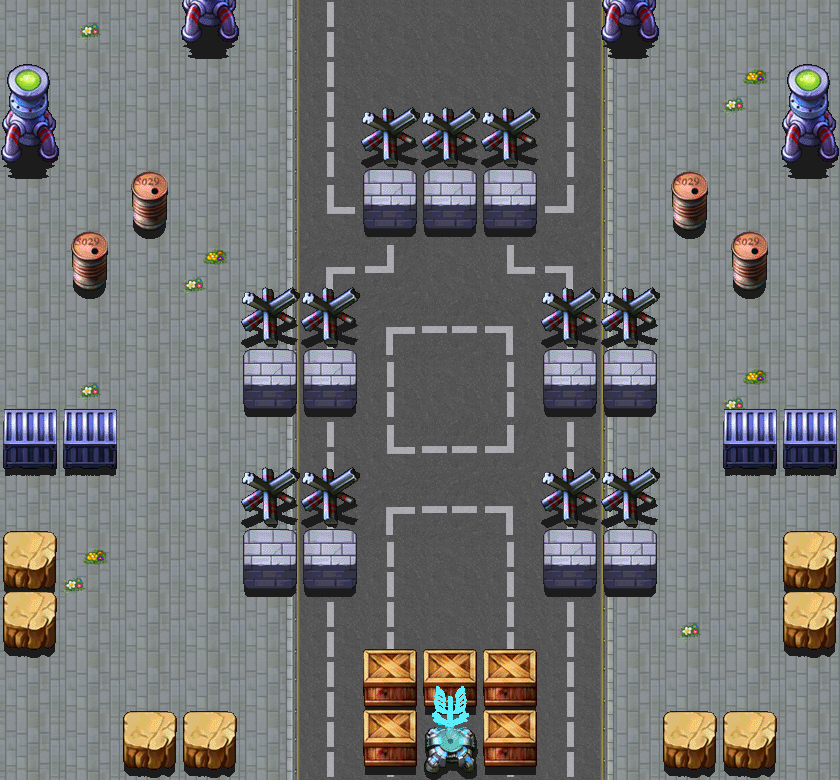

A 2D game scene composited from a Tiled map and its tileset images. What follows is a short description and the map's XML, with each tile layer's data collapsed to a summary:
An orthogonal 14x13 tile map with 60x60 px tiles, 19 tile layers (floor, river, riverfake, bridge, ...), 4 tilesets and 4 objects (plyartPoint, enemyPoint1, enemyPoint2, enemyPoint3).

<map version="1.0" orientation="orthogonal" width="14" height="13" tilewidth="60" tileheight="60">
 <properties>
  <property name="1" value="12" />
  <property name="2" value="12" />
  <property name="3" value="12" />
  <property name="4" value="2" />
 </properties>
 <tileset firstgid="1" name="floor_city" tilewidth="60" tileheight="60">
  <image source="floor_city.png" width="240" height="600" />
 </tileset>
 <tileset firstgid="41" name="block" tilewidth="60" tileheight="120">
  <image source="block.png" width="600" height="600" />
 </tileset>
 <tileset firstgid="91" name="bridge" tilewidth="60" tileheight="60">
  <image source="bridge.png" width="360" height="60" />
 </tileset>
 <tileset firstgid="97" name="garbage" tilewidth="60" tileheight="60">
  <image source="garbage.png" width="540" height="60" />
 </tileset>
 <layer name="floor" width="14" height="13">
  <data>[182 cells, 182 non-empty, 10 distinct tile ids]</data>
 </layer>
 <layer name="river" width="14" height="13">
  <data>[182 cells, 1 non-empty, 1 distinct tile ids]</data>
 </layer>
 <layer name="riverfake" width="14" height="13">
  <data>[182 cells, 1 non-empty, 1 distinct tile ids]</data>
 </layer>
 <layer name="bridge" width="14" height="13">
  <data>[182 cells, 1 non-empty, 1 distinct tile ids]</data>
 </layer>
 <layer name="garbage" width="14" height="13">
  <data>[182 cells, 8 non-empty, 2 distinct tile ids]</data>
 </layer>
 <layer name="block0" width="14" height="13">
  <data>[182 cells, 3 non-empty, 2 distinct tile ids]</data>
 </layer>
 <layer name="block1" width="14" height="13">
  <data>[182 cells, 1 non-empty, 1 distinct tile ids]</data>
 </layer>
 <layer name="block2" width="14" height="13">
  <data>[182 cells, 5 non-empty, 2 distinct tile ids]</data>
 </layer>
 <layer name="block3" width="14" height="13">
  <data>[182 cells, 5 non-empty, 2 distinct tile ids]</data>
 </layer>
 <layer name="block4" width="14" height="13">
  <data>[182 cells, 3 non-empty, 2 distinct tile ids]</data>
 </layer>
 <layer name="block5" width="14" height="13">
  <data>[182 cells, 5 non-empty, 2 distinct tile ids]</data>
 </layer>
 <layer name="block6" width="14" height="13">
  <data>[182 cells, 5 non-empty, 2 distinct tile ids]</data>
 </layer>
 <layer name="block7" width="14" height="13">
  <data>[182 cells, 5 non-empty, 2 distinct tile ids]</data>
 </layer>
 <layer name="block8" width="14" height="13">
  <data>[182 cells, 5 non-empty, 2 distinct tile ids]</data>
 </layer>
 <layer name="block9" width="14" height="13">
  <data>[182 cells, 7 non-empty, 3 distinct tile ids]</data>
 </layer>
 <layer name="block10" width="14" height="13">
  <data>[182 cells, 3 non-empty, 2 distinct tile ids]</data>
 </layer>
 <layer name="block11" width="14" height="13">
  <data>[182 cells, 3 non-empty, 1 distinct tile ids]</data>
 </layer>
 <layer name="block12" width="14" height="13">
  <data>[182 cells, 7 non-empty, 3 distinct tile ids]</data>
 </layer>
 <objectgroup name="Objects" width="14" height="13">
  <object name="plyartPoint" x="332" y="722" width="27" height="27" />
  <object name="enemyPoint1" x="809" y="1" width="28" height="28" />
  <object name="enemyPoint2" x="30" y="1" width="28" height="28" />
  <object name="enemyPoint3" x="451" y="4" width="28" height="28" />
 </objectgroup>
 <layer name="grass" width="14" height="13">
  <data>[182 cells, 1 non-empty, 1 distinct tile ids]</data>
 </layer>
</map>
